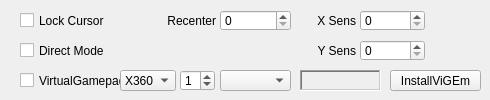
   <widget class="QWidget" name="virtual_gamepad">
    <attribute name="title">
     <string>VirtualGamepad</string>
    </attribute>
    <widget class="QComboBox" name="virtualGamepadListComboBox">
     <property name="geometry">
      <rect>
       <x>220</x>
       <y>70</y>
       <width>71</width>
       <height>21</height>
      </rect>
     </property>
     <property name="focusPolicy">
      <enum>Qt::FocusPolicy::NoFocus</enum>
     </property>
    </widget>
    <widget class="QCheckBox" name="lockCursorCheckBox">
     <property name="geometry">
      <rect>
       <x>20</x>
       <y>10</y>
       <width>121</width>
       <height>21</height>
      </rect>
     </property>
     <property name="focusPolicy">
      <enum>Qt::FocusPolicy::NoFocus</enum>
     </property>
     <property name="text">
      <string>Lock Cursor</string>
     </property>
     <property name="checked">
      <bool>false</bool>
     </property>
    </widget>
    <widget class="QCheckBox" name="enableVirtualJoystickCheckBox">
     <property name="geometry">
      <rect>
       <x>20</x>
       <y>70</y>
       <width>121</width>
       <height>21</height>
      </rect>
     </property>
     <property name="focusPolicy">
      <enum>Qt::FocusPolicy::NoFocus</enum>
     </property>
     <property name="text">
      <string>VirtualGamepad</string>
     </property>
     <property name="checked">
      <bool>false</bool>
     </property>
    </widget>
    <widget class="QSpinBox" name="virtualGamepadNumberSpinBox">
     <property name="geometry">
      <rect>
       <x>180</x>
       <y>70</y>
       <width>35</width>
       <height>21</height>
      </rect>
     </property>
     <property name="focusPolicy">
      <enum>Qt::FocusPolicy::NoFocus</enum>
     </property>
     <property name="value">
      <number>1</number>
     </property>
    </widget>
    <widget class="QComboBox" name="virtualGamepadTypeComboBox">
     <property name="geometry">
      <rect>
       <x>120</x>
       <y>70</y>
       <width>56</width>
       <height>21</height>
      </rect>
     </property>
     <property name="focusPolicy">
      <enum>Qt::FocusPolicy::NoFocus</enum>
     </property>
     <property name="currentText">
      <string>X360</string>
     </property>
     <property name="currentIndex">
      <number>0</number>
     </property>
     <item>
      <property name="text">
       <string>X360</string>
      </property>
     </item>
     <item>
      <property name="text">
       <string>DS4</string>
      </property>
     </item>
    </widget>
    <widget class="QPushButton" name="installViGEmBusButton">
     <property name="geometry">
      <rect>
       <x>390</x>
       <y>70</y>
       <width>91</width>
       <height>21</height>
      </rect>
     </property>
     <property name="focusPolicy">
      <enum>Qt::FocusPolicy::NoFocus</enum>
     </property>
     <property name="text">
      <string>InstallViGEm</string>
     </property>
     <property name="autoDefault">
      <bool>false</bool>
     </property>
    </widget>
    <widget class="QSpinBox" name="vJoyXSensSpinBox">
     <property name="geometry">
      <rect>
       <x>360</x>
       <y>10</y>
       <width>65</width>
       <height>21</height>
      </rect>
     </property>
     <property name="focusPolicy">
      <enum>Qt::FocusPolicy::ClickFocus</enum>
     </property>
    </widget>
    <widget class="QLabel" name="ViGEmBusStatusLabel">
     <property name="geometry">
      <rect>
       <x>300</x>
       <y>70</y>
       <width>81</width>
       <height>21</height>
      </rect>
     </property>
     <property name="frameShape">
      <enum>QFrame::Shape::WinPanel</enum>
     </property>
     <property name="frameShadow">
      <enum>QFrame::Shadow::Sunken</enum>
     </property>
     <property name="text">
      <string/>
     </property>
     <property name="alignment">
      <set>Qt::AlignmentFlag::AlignCenter</set>
     </property>
    </widget>
    <widget class="QSpinBox" name="vJoyYSensSpinBox">
     <property name="geometry">
      <rect>
       <x>360</x>
       <y>40</y>
       <width>65</width>
       <height>21</height>
      </rect>
     </property>
     <property name="focusPolicy">
      <enum>Qt::FocusPolicy::ClickFocus</enum>
     </property>
    </widget>
    <widget class="QLabel" name="vJoyYSensLabel">
     <property name="geometry">
      <rect>
       <x>295</x>
       <y>40</y>
       <width>61</width>
       <height>21</height>
      </rect>
     </property>
     <property name="text">
      <string>Y Sens</string>
     </property>
     <property name="alignment">
      <set>Qt::AlignmentFlag::AlignRight|Qt::AlignmentFlag::AlignTrailing|Qt::AlignmentFlag::AlignVCenter</set>
     </property>
    </widget>
    <widget class="QLabel" name="vJoyXSensLabel">
     <property name="geometry">
      <rect>
       <x>295</x>
       <y>10</y>
       <width>61</width>
       <height>21</height>
      </rect>
     </property>
     <property name="text">
      <string>X Sens</string>
     </property>
     <property name="alignment">
      <set>Qt::AlignmentFlag::AlignRight|Qt::AlignmentFlag::AlignTrailing|Qt::AlignmentFlag::AlignVCenter</set>
     </property>
    </widget>
    <widget class="QSpinBox" name="vJoyRecenterSpinBox">
     <property name="geometry">
      <rect>
       <x>220</x>
       <y>10</y>
       <width>71</width>
       <height>21</height>
      </rect>
     </property>
     <property name="focusPolicy">
      <enum>Qt::FocusPolicy::ClickFocus</enum>
     </property>
    </widget>
    <widget class="QLabel" name="vJoyRecenterLabel">
     <property name="geometry">
      <rect>
       <x>135</x>
       <y>10</y>
       <width>81</width>
       <height>21</height>
      </rect>
     </property>
     <property name="text">
      <string>Recenter</string>
     </property>
     <property name="alignment">
      <set>Qt::AlignmentFlag::AlignRight|Qt::AlignmentFlag::AlignTrailing|Qt::AlignmentFlag::AlignVCenter</set>
     </property>
    </widget>
    <widget class="QCheckBox" name="directModeCheckBox">
     <property name="geometry">
      <rect>
       <x>20</x>
       <y>40</y>
       <width>121</width>
       <height>21</height>
      </rect>
     </property>
     <property name="focusPolicy">
      <enum>Qt::FocusPolicy::NoFocus</enum>
     </property>
     <property name="text">
      <string>Direct Mode</string>
     </property>
     <property name="checked">
      <bool>false</bool>
     </property>
    </widget>
   </widget>
